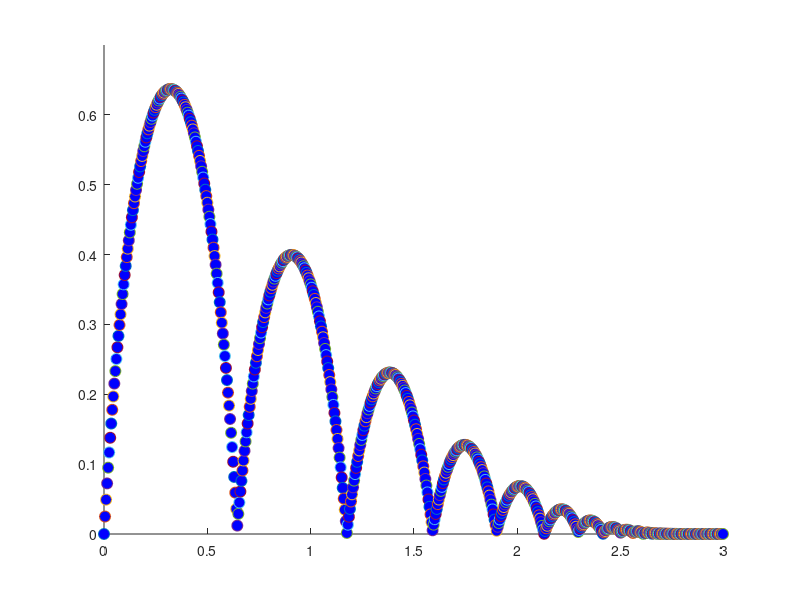

Write the MATLAB code that produced this figure.
close all;
clc;clear;
format long;

a=-9.8;
r=-1;
t=0;
dt=5e-3;
dvy=0;
vy=5;
y=0;
axis([0 3 0 0.7])
hold on
for i = 1:600
    plot(t,y,'o','MarkerFaceColor','b','MarkerSize',8)
    M(i)=getframe;
    t=t+dt;
    y=y+vy*dt;
    dvy=a*dt+vy^2*r*sign(y)*dt;
    vy=vy+dvy;
    fprintf("%f %f %f %f\n",t,y,vy,dvy)
    if y+vy*dt<=0
        vy=(-vy+dvy)*0.7;
    end
end